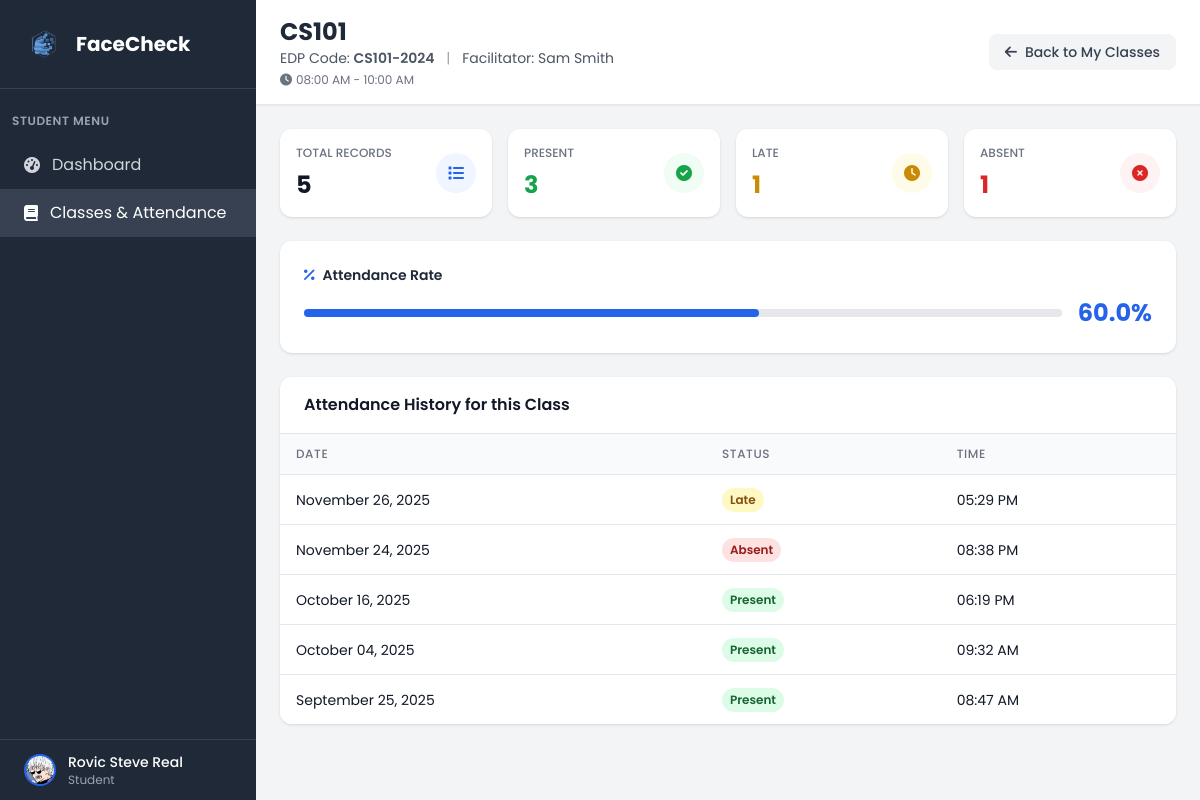
The app's page /my_classes/1/attendance (signed in), older data.
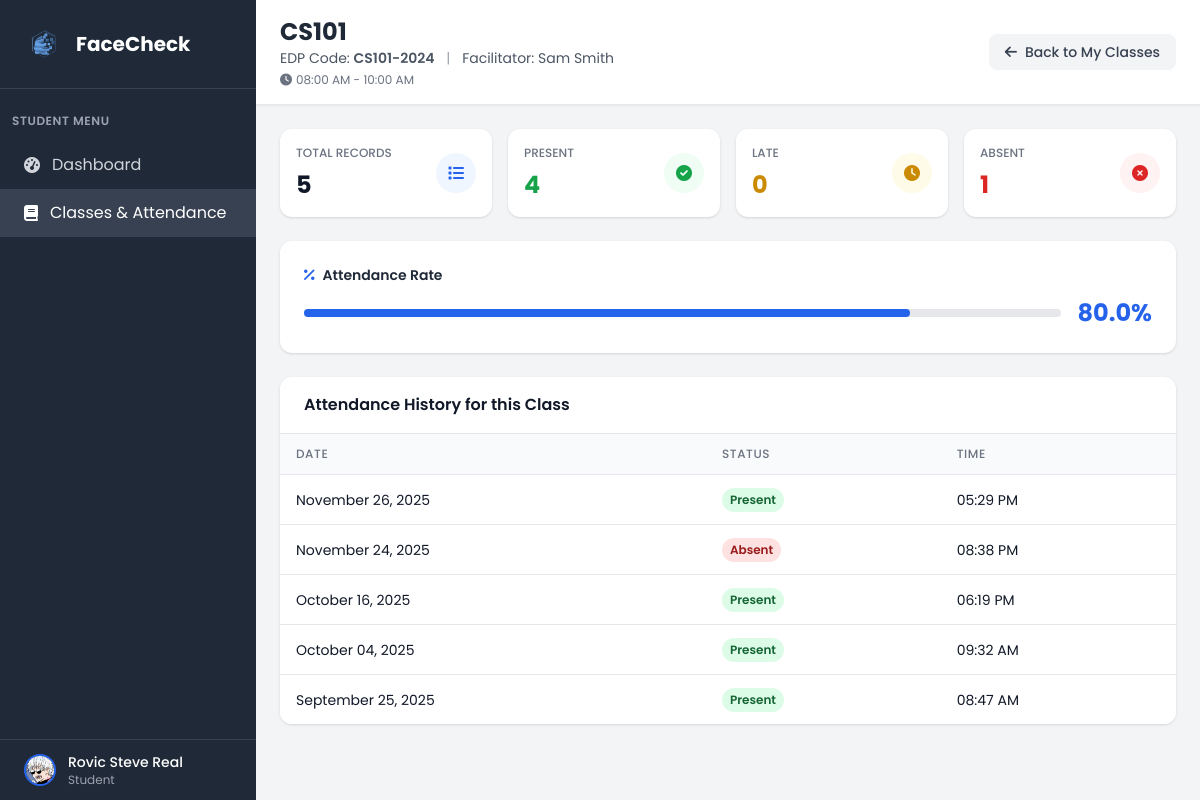
The same page, newer data.
### tables this page shows
CREATE TABLE "attendance" (
                attendance_id INTEGER PRIMARY KEY AUTOINCREMENT,
                attendance_date DATETIME NOT NULL,
                attendance_status VARCHAR(10) NOT NULL CHECK (attendance_status IN ('present', 'absent', 'late', 'excuse')),
                studentclass_id INTEGER NOT NULL,
                FOREIGN KEY (studentclass_id) REFERENCES student_class(studentclass_id)
            );

### app.py (the view)
@app.route('/my_classes/<int:class_id>/attendance')
def view_class_attendance(class_id):
    if 'user_id' not in session or session['role'] != 'student':
        return redirect(url_for('login'))
    conn = get_db_connection()
    student = conn.execute('''
        SELECT u.*, s.student_id, s.year_level, s.profile_picture, c.course_name, d.dept_name
        FROM user u
        JOIN student s ON u.user_id = s.user_id
        LEFT JOIN course c ON s.course_id = c.course_id
        LEFT JOIN department d ON u.dept_id = d.dept_id
        WHERE u.user_id = ?
    ''', (session['user_id'],)).fetchone()
    enrollment = conn.execute('''
        SELECT sc.studentclass_id
        FROM student_class sc
        WHERE sc.student_id = ? AND sc.class_id = ?
    ''', (student['student_id'], class_id)).fetchone()
    if not enrollment:
        conn.close()
        flash('You are not enrolled in this class', 'error')
        return redirect(url_for('my_classes'))
    class_info = conn.execute('''
        SELECT cl.class_id, cl.class_name, cl.edpcode, cl.room, cl.start_time, cl.end_time,
               u_f.firstname as faculty_firstname, u_f.lastname as faculty_lastname,
               GROUP_CONCAT(DISTINCT d.day_name) as days
        FROM class cl
        JOIN faculty f ON cl.faculty_id = f.faculty_id
        JOIN user u_f ON f.user_id = u_f.user_id
        LEFT JOIN class_days cd ON cl.class_id = cd.class_id
        LEFT JOIN days d ON cd.day_id = d.day_id
        WHERE cl.class_id = ?
        GROUP BY cl.class_id, cl.class_name, cl.edpcode, cl.room, cl.start_time, cl.end_time,
                 u_f.firstname, u_f.lastname
    ''', (class_id,)).fetchone()
    if not class_info:
        conn.close()
        flash('Class not found', 'error')
        return redirect(url_for('my_classes'))
    attendance_records = conn.execute('''
        SELECT strftime('%Y-%m-%d %H:%M:%S', a.attendance_date) as attendance_date,
               a.attendance_status
        FROM attendance a
        JOIN student_class sc ON a.studentclass_id = sc.studentclass_id
        WHERE sc.student_id = ? AND sc.class_id = ?
        ORDER BY a.attendance_date DESC
    ''', (student['student_id'], class_id)).fetchall()
    formatted_records = []
    for record in attendance_records:
        date_str = ''
        time_str = ''
        if record['attendance_date']:
            try:
                from datetime import datetime
                dt = datetime.strptime(record['attendance_date'], '%Y-%m-%d %H:%M:%S')
                date_str = dt.strftime('%B %d, %Y')
                time_str = dt.strftime('%I:%M %p')
            except:
                date_str = str(record['attendance_date']).split(' ')[0]
                time_str = str(record['attendance_date']).split(' ')[1] if ' ' in str(record['attendance_date']) else ''
        formatted_records.append({
            'date': date_str,
            'time': time_str,
            'status': record['attendance_status']
        })
    total_records = len(formatted_records)
    present_count = sum(1 for r in formatted_records if r['status'] == 'present')
    late_count = sum(1 for r in formatted_records if r['status'] == 'late')
    absent_count = sum(1 for r in formatted_records if r['status'] == 'absent')
    attendance_rate = round((present_count / total_records * 100), 1) if total_records > 0 else 0
    time_str = ''
    if class_info['start_time'] and class_info['end_time']:
        try:
            from datetime import datetime
            start_time = str(class_info['start_time'])
            end_time = str(class_info['end_time'])
            time_formats = ['%H:%M:%S', '%H:%M']
            start_dt = None
            end_dt = None
            for fmt in time_formats:
                try:
                    start_dt = datetime.strptime(start_time, fmt)
                    end_dt = datetime.strptime(end_time, fmt)
                    break
                except:
                    continue
            if start_dt and end_dt:
                time_str = f"{start_dt.strftime('%I:%M %p')} - {end_dt.strftime('%I:%M %p')}"
        except:
            time_str = f"{class_info['start_time']} - {class_info['end_time']}"
    conn.close()
    return render_template('student_class_attendance.html',
                         student=student,
                         class_info=class_info,
                         attendance_records=formatted_records,
                         total_records=total_records,
                         present_count=present_count,
                         late_count=late_count,
                         absent_count=absent_count,
                         attendance_rate=attendance_rate,
                         time_str=time_str)

### app.py (called while the page is built)
def get_db_connection():
    try:
        conn = sqlite3.connect('facecheck.db', timeout=30.0)
        conn.row_factory = sqlite3.Row
        conn.execute('PRAGMA foreign_keys = ON')
        try:
            cur = conn.cursor()
            cur.execute("PRAGMA table_info(faculty)")
            columns = [row[1] for row in cur.fetchall()]
            if 'attendance_image' not in columns:
                cur.execute("ALTER TABLE faculty ADD COLUMN attendance_image VARCHAR(255)")
                conn.commit()
        except Exception:
            pass
        return conn
    except sqlite3.Error as e:
        print(f"Database connection error: {e}")
        raise

### templates/student_class_attendance.html (shortened to what the changed rows need)
<!DOCTYPE html>
<html lang="en">
<head>
    <script src="https://cdn.tailwindcss.com"></script>
    <link href="https://cdnjs.cloudflare.com/ajax/libs/font-awesome/6.0.0/css/all.min.css" rel="stylesheet">
    <link rel="stylesheet" href="{{ url_for('static', filename='css/global.css') }}">
</head>
<body class="bg-gray-100">
    <div class="flex h-screen">
        <div class="w-64 bg-gray-800 text-white flex flex-col">
            <div class="p-6 border-b border-gray-700">
                <div class="flex items-center">
                    <h1 class="text-xl font-bold">FaceCheck</h1>
                </div>
            </div>
        </div>
        <div class="flex-1 flex flex-col overflow-hidden">
            <header class="bg-white shadow-sm border-b border-gray-200">
                <div class="px-6 py-4 flex items-center justify-between">
                    <div>
                        <h2 class="text-2xl font-bold text-gray-800">{{ class_info.class_name }}</h2>
                    </div>
                </div>
            </header>
            <main class="flex-1 overflow-y-auto p-6 space-y-6">
                <div class="grid grid-cols-1 sm:grid-cols-2 lg:grid-cols-4 gap-4">
                    <div class="bg-white rounded-xl shadow p-4 flex items-center justify-between">
                        <div>
                            <p class="text-xs font-medium text-gray-500 uppercase">Present</p>
                            <p class="mt-2 text-2xl font-bold text-green-600">{{ present_count }}</p>
                        </div>
                    </div>
                    <div class="bg-white rounded-xl shadow p-4 flex items-center justify-between">
                        <div>
                            <p class="text-xs font-medium text-gray-500 uppercase">Late</p>
                            <p class="mt-2 text-2xl font-bold text-yellow-600">{{ late_count }}</p>
                        </div>
                    </div>
                </div>
                <div class="bg-white rounded-xl shadow p-6">
                    <div class="flex items-center justify-between">
                        <div class="flex-1 mr-4">
                            <div class="w-full bg-gray-200 rounded-full h-2">
                                <div class="bg-blue-600 h-2 rounded-full transition-all duration-300" style="width: {{ attendance_rate }}%"></div>
                            </div>
                        </div>
                        <div class="text-right">
                            <p class="text-2xl font-bold text-blue-600">{{ attendance_rate }}%</p>
                        </div>
                    </div>
                </div>
                <div class="bg-white rounded-xl shadow overflow-hidden">
                    <div class="p-0">
                        <div class="overflow-x-auto">
                            <table class="min-w-full divide-y divide-gray-200">
                                <thead class="bg-gray-50">
                                    <tr>
                                        <th class="px-4 py-3 text-left text-xs font-medium text-gray-500 uppercase tracking-wider">Date</th>
                                        <th class="px-4 py-3 text-left text-xs font-medium text-gray-500 uppercase tracking-wider">Status</th>
                                        <th class="px-4 py-3 text-left text-xs font-medium text-gray-500 uppercase tracking-wider">Time</th>
                                    </tr>
                                </thead>
                                <tbody class="bg-white divide-y divide-gray-200">
                                    {% if attendance_records %}
                                        {% for record in attendance_records %}
                                        <tr>
                                            <td class="px-4 py-3 whitespace-nowrap text-sm text-gray-900">{{ record.date }}</td>
                                            <td class="px-4 py-3 whitespace-nowrap">
                                                {% if record.status.lower() == 'present' %}
                                                <span class="inline-flex px-2 py-1 text-xs font-semibold rounded-full bg-green-100 text-green-800">
                                                    Present
                                                </span>
                                                {% elif record.status.lower() == 'late' %}
                                                <span class="inline-flex px-2 py-1 text-xs font-semibold rounded-full bg-yellow-100 text-yellow-800">
                                                    Late
                                                </span>
                                                {% elif record.status.lower() == 'absent' %}
                                                <span class="inline-flex px-2 py-1 text-xs font-semibold rounded-full bg-red-100 text-red-800">
                                                    Absent
                                                </span>
                                                {% else %}
                                                <span class="inline-flex px-2 py-1 text-xs font-semibold rounded-full bg-gray-100 text-gray-700">
                                                    {{ record.status.title() }}
                                                </span>
                                                {% endif %}
                                            </td>
                                            <td class="px-4 py-3 whitespace-nowrap text-sm text-gray-900">{{ record.time }}</td>
                                        </tr>
                                        {% endfor %}
                                    {% else %}
                                        <tr>
                                            <td colspan="3" class="px-4 py-6 text-center text-sm text-gray-500">
                                                <i class="fas fa-inbox mr-2 text-gray-400"></i>No attendance records found for this class.
                                            </td>
                                        </tr>
                                    {% endif %}
                                </tbody>
                            </table>
                        </div>
                    </div>
                </div>
            </main>
        </div>
    </div>
</body>
</html>

Row changes from the older to the newer data that the page shows:
changed attendance "November 26, 2025": attendance_status "Late" → "Present"
Text that changed along with them:
{{ present_count }}: "3" → "4"
{{ late_count }}: "1" → "0"
{{ attendance_rate }}: 60.0 → 80.0 (drawn)
{{ attendance_rate }}: "60.0" → "80.0"
